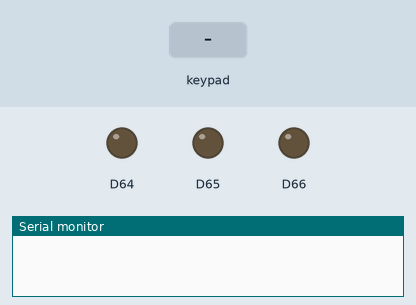
Simulated run of this sketch. Board: Arduino Uno R4 WiFi. Shown: output pins drawn as LEDs (lit = HIGH), the last lines printed to the serial monitor. Inputs (shaded band) come from the test bench.

Above: at 3.2 s.
3.3 s: key 'A' pressed
At 3.7 s:
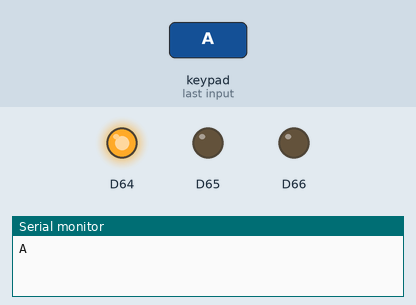
4.8 s: key 'B' pressed
At 6.0 s:
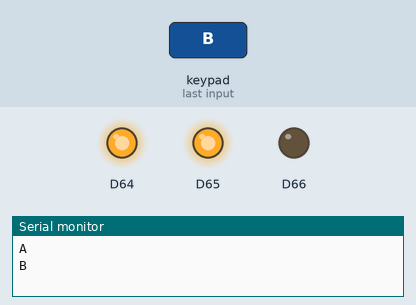
6.3 s: key 'C' pressed
At 7.2 s:
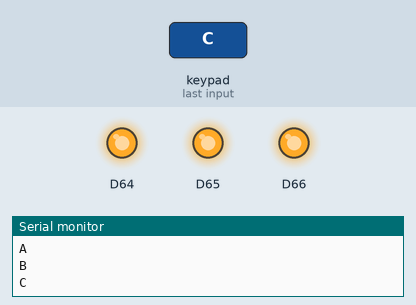
7.8 s: key 'A' pressed
At 8.3 s:
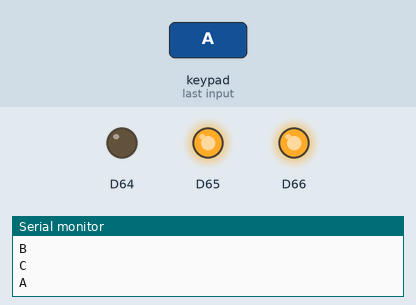
9.3 s: key 'B' pressed
At 10.7 s:
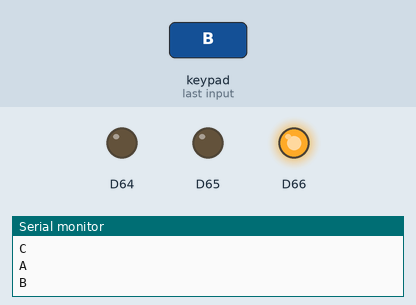
Timing chart, 0 to 11.8 s (numbered marks = the images above; inputs shaded):
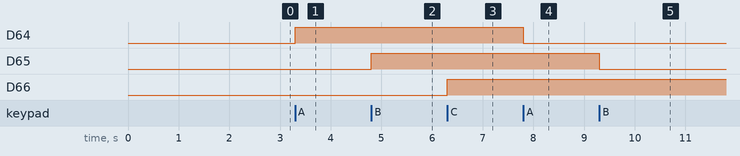

Measured:
- after the input at 3.3 s, D64: LOW → HIGH at once
- after the input at 4.8 s, D65: LOW → HIGH at once
- after the input at 6.3 s, D66: LOW → HIGH at once
- after the input at 7.8 s, D64: HIGH → LOW at once
- after the input at 9.3 s, D65: HIGH → LOW at once

The sketch:

Modulino_Buttons2.ino
```cpp
#include <Modulino.h>

ModulinoButtons bt;

boolean led[3] = {false, false, false};

void setup() {
  Serial.begin(115200);
  delay(2000);

  Modulino.begin();
  bt.begin();
}

void loop() {
  if (bt.update()) {
    if (bt.isPressed(0)) {
      Serial.println("A");
      led[0] = !led[0];
    } else if (bt.isPressed(1)) {
      Serial.println("B");
      led[1] = !led[1];
    } else if (bt.isPressed(2)) {
      Serial.println("C");
      led[2] = !led[2];
    }

    bt.setLeds(led[0], led[1], led[2]);
  }
}
```
